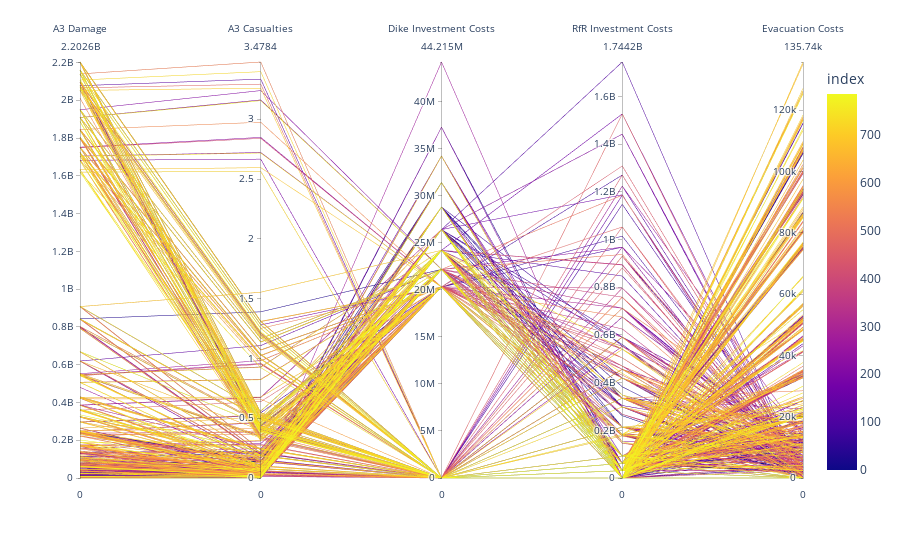

The code cell stored with this chart in its notebook:
### Code cell
fig8 = px.parallel_coordinates(ms_results_df, labels= {"A3 Expected Annual Damage" : "A3 Damage", "A3 Aggr Expected Number of Deaths" : "A3 Casualties", "A3 Dike Investment Costs" : "Dike Investment Costs", "Room for River Investment Costs" : "RfR Investment Costs","Evacuation Costs":"Evacuation Costs"}, color = ms_results_df.index, dimensions= ["A3 Expected Annual Damage", "A3 Aggr Expected Number of Deaths", "A3 Dike Investment Costs", "Room for River Investment Costs","Evacuation Costs"])
fig8.show()
fig8.write_image("./plots/ParallelPlot_dike3_iter2.png")

### Figure 1 — Plotly figure (JSON) as saved in the notebook; plotly's stock layout.template omitted (floating-point values rounded to 4 significant figures; data arrays with more than 128 entries replaced by an {"elided": "..."} marker saying what was removed)
{"data": [{"dimensions": [{"label": "A3 Damage", "values": {"elided": "786 float values"}}, {"label": "A3 Casualties", "values": {"elided": "786 float values"}}, {"label": "Dike Investment Costs", "values": {"elided": "786 float values"}}, {"label": "RfR Investment Costs", "values": {"elided": "786 int values"}}, {"label": "Evacuation Costs", "values": {"elided": "786 float values"}}], "domain": {"x": [0, 1], "y": [0, 1]}, "line": {"color": {"elided": "786 int values"}, "coloraxis": "coloraxis"}, "name": "", "type": "parcoords"}], "layout": {"coloraxis": {"colorbar": {"title": {"text": "index"}}, "colorscale": [[0, "#0d0887"], [0.1111, "#46039f"], [0.2222, "#7201a8"], [0.3333, "#9c179e"], [0.4444, "#bd3786"], [0.5556, "#d8576b"], [0.6667, "#ed7953"], [0.7778, "#fb9f3a"], [0.8889, "#fdca26"], [1, "#f0f921"]]}, "legend": {"tracegroupgap": 0}, "margin": {"t": 60}}}
